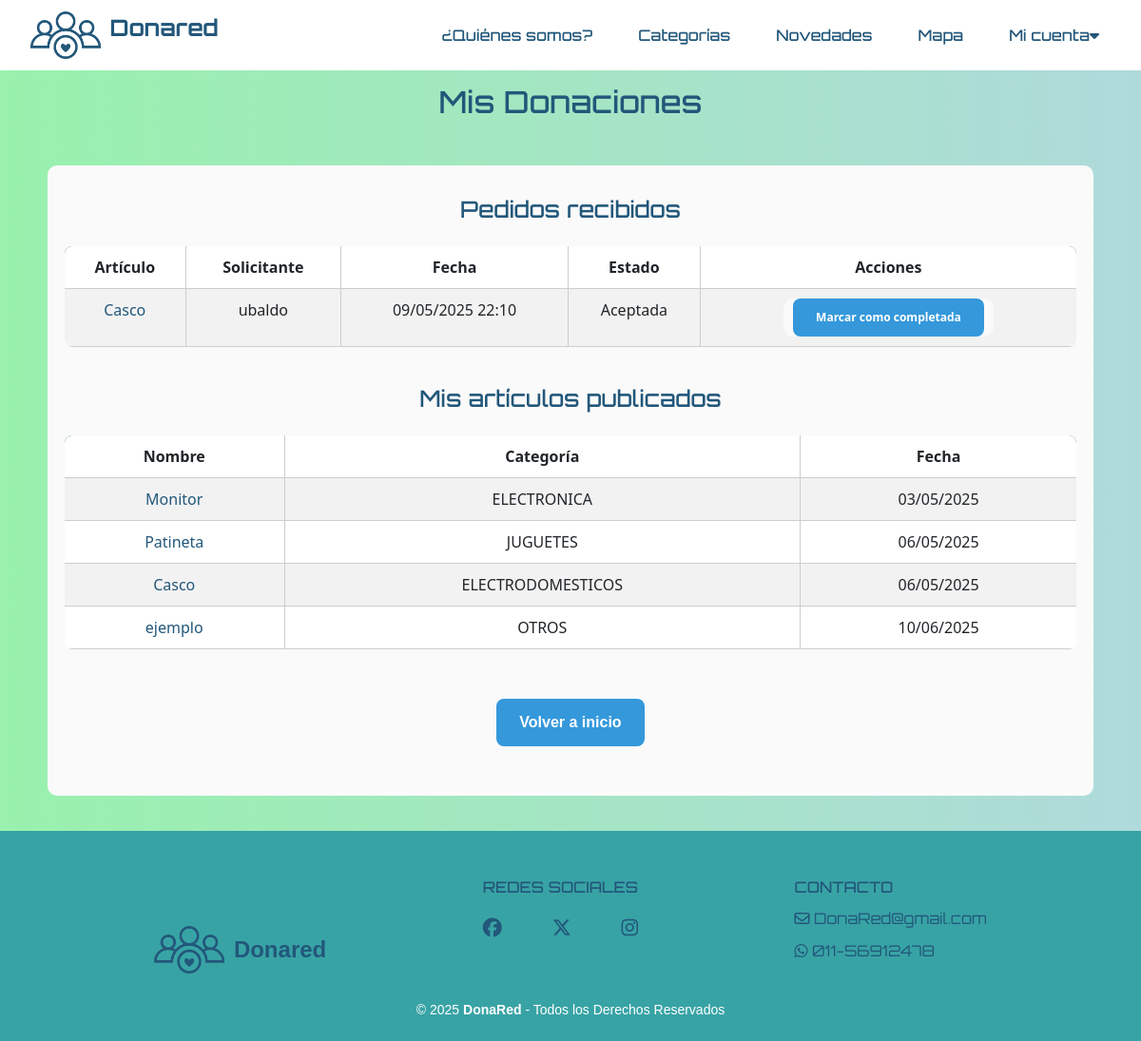
Page /donaciones/ (signed in) on the committed database.
### donaredapp/models.py (models this page shows, shortened)
class Solicitud(models.Model):
    item = models.ForeignKey(Item, on_delete=models.CASCADE, related_name='item_solicitudes')
    donante = models.ForeignKey(User, on_delete=models.CASCADE, related_name='donante_solicitudes')
    beneficiario = models.ForeignKey(User, on_delete=models.CASCADE, related_name='beneficiario_solicitudes')
    fecha_creacion = models.DateTimeField(auto_now_add=True)
    STATUS_CHOICES = [
        ('PENDIENTE', 'Pendiente'),
        ('ACEPTADA', 'Aceptada'),
        ('RECHAZADA', 'Rechazada'),
        ('CONCRETADA', 'Concretada'),
    ]
    estado = models.CharField(max_length=20, choices=STATUS_CHOICES, default='PENDIENTE')
    class Meta:
        unique_together = ['item', 'beneficiario']
        verbose_name = 'Donación'
        verbose_name_plural = 'Donaciones'

class Item(models.Model):
    nombre = models.CharField(max_length=100)
    descripcion = models.TextField(max_length=500)
    categoria = models.ForeignKey(Categoria, on_delete=models.CASCADE)
    fecha_creacion = models.DateTimeField(auto_now_add=True)
    usuario = models.ForeignKey(
        User,
        on_delete=models.CASCADE,
        related_name='items',
        null=True,
    )
    imagen = models.ImageField(upload_to='items/', null=True, blank=True, default='items/sin_imagen.png')
    domicilio = models.CharField(max_length=255, null=True, blank=True)
    activo = models.BooleanField(default=True)
    latitude = models.DecimalField(max_digits=9, decimal_places=6, null=True, blank=True)
    longitude = models.DecimalField(max_digits=9, decimal_places=6, null=True, blank=True)

class Categoria(models.Model):
    nombre = models.CharField(max_length=25)

### donaredapp/views_solicitudes.py (the view)
# urls.py: path('donaciones/', views_solicitudes.donaciones, name='donaciones'),
@login_required
def donaciones(request):
    items = Item.objects.filter(usuario=request.user, activo=True)
    solicitudes = Solicitud.objects.filter(donante=request.user).order_by('-fecha_creacion')
    return render(request, 'donaredapp/donaciones.html', {
        'solicitudes': solicitudes,
        'items': items,
    })

### donaredapp/templates/donaredapp/donaciones.html (shortened to what this page needs)
{% extends 'donaredapp/base.html' %}
{% block content %}
<section>
  <main id="main-solicitudes" class="main-solicitudes">
    <h2>Mis Donaciones</h2>
    <div class="formulario-container">
      <h2>Pedidos recibidos</h2>
      {% if solicitudes %}
      <div class="table-responsive">
        <table class="table table-striped">
          <thead>
            <tr>
              <th>Artículo</th>
              <th>Solicitante</th>
              <th>Fecha</th>
              <th>Estado</th>
              <th>Acciones</th>
            </tr>
          </thead>
          <tbody>
            {% for solicitud in solicitudes %}
              <tr>
                <td><a href="{% url 'donaredapp:tarjeta' item_id=solicitud.item.id %}">{{ solicitud.item.nombre }}</a></td>
                <td>{{ solicitud.beneficiario.username }}</td>
                <td>{{ solicitud.fecha_creacion|date:"d/m/Y H:i" }}</td>
                <td>{{ solicitud.get_estado_display }}</td>
                <td>
                  {% if solicitud.estado == 'PENDIENTE' %}
                  <form method="post" action="{% url 'donaredapp:gestionar_solicitud' solicitud_id=solicitud.id %}">
                    {% csrf_token %}
                    <input type="hidden" name="action" value="aceptar">
                    <button type="submit" class="btn btn-primary">Aceptar</button>
                  </form>
                  <form method="post" action="{% url 'donaredapp:gestionar_solicitud' solicitud_id=solicitud.id %}">
                    {% csrf_token %}
                    <input type="hidden" name="action" value="rechazar">
                    <button type="submit" class="btn btn-primary">Rechazar</button>
                  </form>
                  {% elif solicitud.estado == 'ACEPTADA' %}
                  <form method="post" action="{% url 'donaredapp:gestionar_solicitud' solicitud_id=solicitud.id %}">
                    <button type="submit" class="btn btn-primary">Marcar como completada</button>
                  </form>
                  {% endif %}
                </td>
              </tr>
            {% endfor %}
          </tbody>
        </table>
      {% else %}
        <p>No tienes solicitudes recibidas.</p>
      {% endif %}
      </div>
      <h2>Mis artículos publicados</h2>
      {% if items %}
      <div class="table-responsive">
        <table class="table table-striped">
          <thead>
            <tr>
              <th>Nombre</th>
              <th>Categoría</th>
              <th>Fecha</th>
            </tr>
          </thead>
          <tbody>
            {% for item in items %}
              <tr>
                <td><a href="{% url 'donaredapp:tarjeta' item_id=item.id %}">{{ item.nombre }}</a></td>
                <td>{{ item.categoria.nombre }}</td>
                <td>{{ item.fecha_creacion|date:"d/m/Y" }}</td>
              </tr>
            {% endfor %}
          </tbody>
        </table>
        {% else %}
          <p>No tienes artículos publicados.</p>
        {% endif %}
      </div>
        <p>
          <a href="{% url 'donaredapp:index' %}">
            <button class="btn btn-primary">Volver a inicio</button>
          </a>
        </p>
    </div>
  </main>
</section>
{% endblock %}

### donaredapp/static/donaredapp/style.css (style rules this page uses)
html, body { max-width: 100vw; overflow-x: hidden; }
body { background-color: #ffffff; color: #22577A; margin: 0 ; padding: 0; box-sizing: border-box; }
h1, h2, h3 { font-family: 'Orbitron', sans-serif; }
p { font-family: 'helvetica', sans-serif; }
a { text-decoration: none; color: inherit; }
.btn { padding: 0.8rem 1.5rem; border-radius: 8px; font-weight: 600; transition: all 0.3s ease; text-decoration: none; display: inline-block; }
.btn-primary, .btn-outline-primary { background: #22577A; color: white; }
.formulario-container { width: 100%; display: flex; flex-direction: column; justify-content: center; align-items: center; min-height: 0; margin: 0; }
.formulario-container form { width: 100%; max-width: 420px; background: #fafafa; padding: 28px 20px 24px 20px; border-radius: 10px; align-self: center; display: flex; flex-direction: column; gap: 16px; }
form { display: flex; flex-direction: column; gap: 15px; }
.main-solicitudes { min-height: 100vh; display: flex; flex-direction: column; justify-content: center; align-items: center; background: linear-gradient(90deg, #99F1AD 0%, #AFDADB 100%); padding: 0; }
.main-solicitudes .formulario-container { width: 100%; max-width: 1100px; background: #fafafa; border-radius: 10px; padding: 32px 18px 24px 18px; margin: 40px auto 24px auto; display: flex; flex-direction: column; align-items: center; }
.formulario-container h2 { font-size: 1.5rem; text-align: center; color: #22577A; margin-bottom: 24px; font-family: 'Orbitron', sans-serif; }
.table-responsive { width: 100%; overflow-x: auto; margin-bottom: 24px; }
.table { width: 100%; border-collapse: collapse; background: #fff; border-radius: 8px; overflow: hidden; font-size: 1rem; }
.table thead { background: #22577A; color: #fff; }
.table th, .table td { padding: 10px 6px; text-align: center; border-bottom: 1px solid #cecdcd; border-right: 1px solid #cecdcd; }
.table th:last-child, .table td:last-child { border-right: none; }
.table-striped tbody tr:nth-child(even) { background: #f3f3f3; }
.table a { color: #22577A; font-weight: 500; transition: color 0.2s; }
.table td form { display: inline-block; margin: 0 2px; vertical-align: middle; }
.table td form button { min-width: 80px; font-size: 0.95rem; width: auto; }
.btn-primary { background-color: #22577A; color: #fff; border: none; padding: 10px 28px; border-radius: 4px; font-size: 1rem; font-weight: bold; margin-top: 12px; transition: background 0.2s, color 0.2s; }
.table-striped td form { width: auto; padding: 0px 10px 0px 10px; }
.table-striped td form .btn-primary { display: flex; justify-content: center; align-items: center; gap: 10px; }
.table-striped td form .btn-primary { margin: 0; width: fit-content; height: 40px; font-size: 12px; }
.btn { padding: 0.8rem 1rem; border-radius: 8px; font-weight: 600; transition: all 0.3s ease; text-decoration: none; display: inline-block; cursor: pointer; border: none; margin: 12px 0; }
.btn-primary { background-color: #22577A; color: white; }
.formulario-container { width: 100%; max-width: 500px; background: #fafafa; border-radius: 10px; padding: 32px 18px 24px 18px; margin: 40px auto 24px auto; display: flex; flex-direction: column; align-items: center; }
.formulario-container form { width: 100%; max-width: 500px; background: #fafafa; padding: 28px 20px 24px 20px; border-radius: 10px; align-self: center; display: flex; flex-direction: column; gap: 16px; font-size: 14px; }
.btn { padding: 0.8rem 1.5rem; border-radius: 8px; font-weight: 600; transition: all 0.3s ease; text-decoration: none; display: inline-block; cursor: pointer; border: none; }
.btn-primary { background-color: #3498db; color: white; }

### rows in the picture
Solicitud: item.nombre "Casco", beneficiario.username "ubaldo", fecha_creacion "09/05/2025 22:10", estado "Aceptada", shows "Marcar como completada"
Item: nombre "Monitor", categoria.nombre "ELECTRONICA", fecha_creacion "03/05/2025"
Item: nombre "Patineta", categoria.nombre "JUGUETES", fecha_creacion "06/05/2025"
Item: nombre "Casco", categoria.nombre "ELECTRODOMESTICOS", fecha_creacion "06/05/2025"
Item: nombre "ejemplo", categoria.nombre "OTROS", fecha_creacion "10/06/2025"
